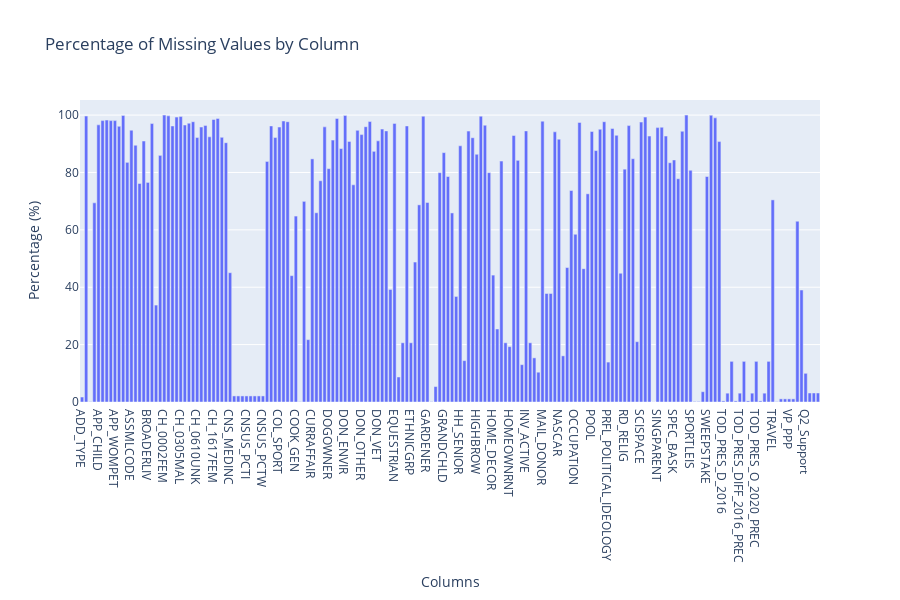

Source (notebook cell):
### Code cell
columns_fill_zero = ["CENSUS_TRK",
"CONG_DIST"]

df_imputed = impute_missing_values(df_imputed, columns_fill_zero, "zero")
plot_missing_values(df_imputed)

### Figure 1 — Plotly figure (JSON) as saved in the notebook; plotly's stock layout.template omitted (floating-point values rounded to 4 significant figures; data arrays with more than 128 entries replaced by an {"elided": "..."} marker saying what was removed)
{"data": [{"alignmentgroup": "True", "hovertemplate": "Columns=%{x}<br>Percentage (%)=%{y}<extra></extra>", "legendgroup": "", "marker": {"color": "#636efa", "pattern": {"shape": ""}}, "name": "", "offsetgroup": "", "orientation": "v", "showlegend": false, "textposition": "auto", "type": "bar", "x": {"elided": "180 str values"}, "xaxis": "x", "y": {"elided": "180 float values"}, "yaxis": "y"}], "layout": {"barmode": "relative", "height": 600, "legend": {"tracegroupgap": 0}, "title": {"text": "Percentage of Missing Values by Column"}, "xaxis": {"anchor": "y", "domain": [0, 1], "title": {"text": "Columns"}}, "yaxis": {"anchor": "x", "domain": [0, 1], "title": {"text": "Percentage (%)"}}}}
